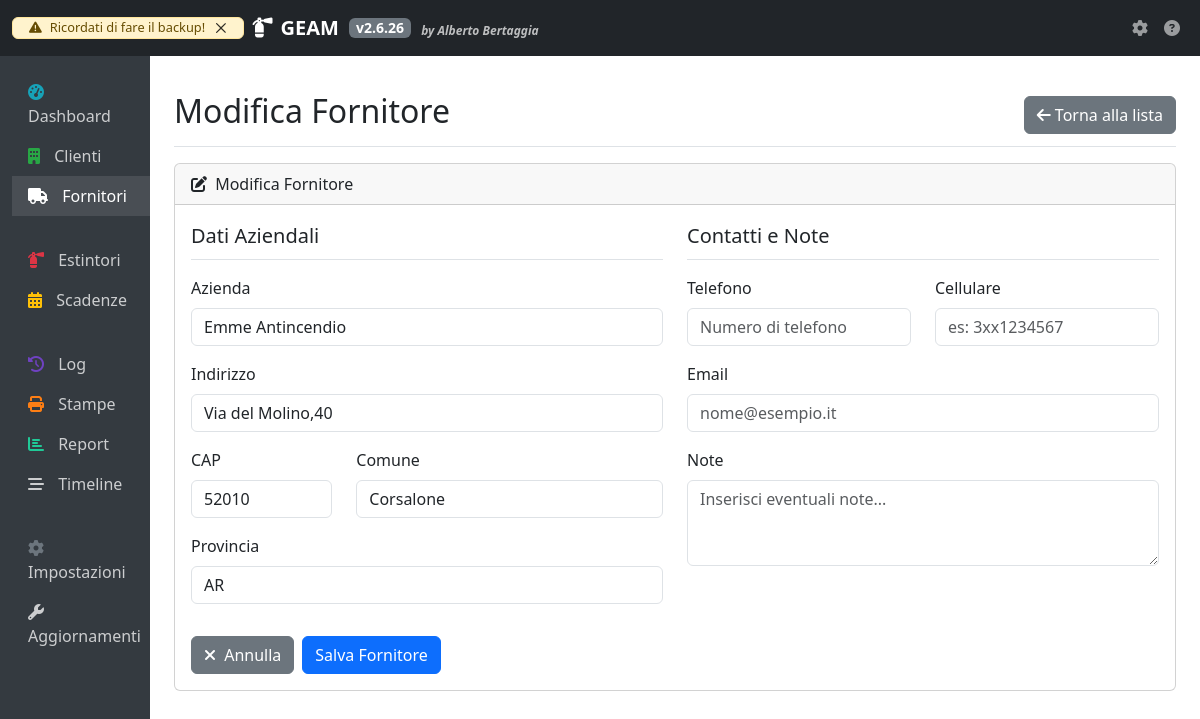
The app's page /fornitori/modifica/1 with its own data.
### app/models/fornitore.py (models this page shows, shortened)
class Fornitore(db.Model):
    __tablename__ = 'fornitori'
    id = db.Column(db.Integer, primary_key=True)
    azienda = db.Column(db.String(100), nullable=False, unique=True)
    indirizzo = db.Column(db.String(150), nullable=False)
    cap = db.Column(db.String(5), nullable=False)
    provincia = db.Column(db.String(2), nullable=False)
    comune = db.Column(db.String(100), nullable=False)
    telefono = db.Column(db.String(20), nullable=True)
    cellulare = db.Column(db.String(15), nullable=True)
    email = db.Column(db.String(120), nullable=True)
    note = db.Column(db.Text, nullable=True)
    created_at = db.Column(db.DateTime, default=datetime.now)
    updated_at = db.Column(db.DateTime, default=datetime.now, onupdate=datetime.now)

### app/views/fornitori.py (the view, shortened to what this page needs)
@fornitori_bp.route('/modifica/<int:id>', methods=['GET', 'POST'])
def modifica(id):
    fornitore = Fornitore.query.get_or_404(id)
    form = FornitoreForm(obj=fornitore)
    form.fornitore_id.data = fornitore.id
    return render_template('fornitori/form.html', form=form, fornitore=fornitore, title='Modifica Fornitore')

### app/version.py (called while the page is built, shortened)
def get_config_path():
    instance_path = current_app.instance_path
    return os.path.join(instance_path, CONFIG_FILE)

def load_config():
    config_path = get_config_path()
    try:
        with open(config_path, 'r') as f:
            return json.load(f)
    except Exception as e:
        current_app.logger.error(f"Errore nel caricamento della configurazione: {str(e)}")
        return {
            "version": {
                "major": 1,
                "minor": 0,
                "patch": 0
            },
            "last_update": datetime.datetime.now().strftime('%Y-%m-%d %H:%M:%S')
        }

def get_version():
    config = load_config()
    version = config.get('version', {"major": 1, "minor": 0, "patch": 0})
    return f"{version['major']}.{version['minor']}.{version['patch']}"

### app/templates/fornitori/form.html (shortened to what this page needs)
{% extends "base.html" %}
{% block page_title %}{{ title }}{% endblock %}
{% block page_actions %}
<a href="{{ url_for('fornitori.index') }}" class="btn btn-secondary">
    <i class="fas fa-arrow-left"></i> Torna alla lista
</a>
{% endblock %}
{% block content %}
<div class="card mb-4">
    <div class="card-header">
        <i class="fas fa-{% if fornitore %}edit{% else %}plus{% endif %} me-1"></i>
        {{ title }}
    </div>
    <div class="card-body">
        <form method="POST" class="needs-validation" novalidate>
            <div class="row mb-3">
                <div class="col-md-6">
                    <fieldset>
                        <legend class="fs-5 border-bottom pb-2 mb-3">Dati Aziendali</legend>
                        <div class="mb-3">
                            {{ form.azienda.label(class="form-label") }}
                            {{ form.azienda(class="form-control" + (" is-invalid" if form.azienda.errors else ""), placeholder="Inserisci il nome dell'azienda", autofocus=true) }}
                        </div>
                        <div class="mb-3">
                            {{ form.indirizzo.label(class="form-label") }}
                            {{ form.indirizzo(class="form-control" + (" is-invalid" if form.indirizzo.errors else ""), placeholder="Inserisci l'indirizzo completo") }}
                        </div>
                        <div class="row mb-3">
                            <div class="col-md-4">
                                {{ form.cap.label(class="form-label") }}
                                {{ form.cap(class="form-control" + (" is-invalid" if form.cap.errors else ""), placeholder="00000") }}
                            </div>
                            <div class="col-md-8">
                                {{ form.comune.label(class="form-label") }}
                                {{ form.comune(class="form-control" + (" is-invalid" if form.comune.errors else ""), placeholder="Inserisci il comune") }}
                            </div>
                        </div>
                        <div class="mb-3">
                            {{ form.provincia.label(class="form-label") }}
                            {{ form.provincia(class="form-control" + (" is-invalid" if form.provincia.errors else ""), placeholder="XX") }}
                        </div>
                    </fieldset>
                </div>
                <div class="col-md-6">
                    <fieldset>
                        <legend class="fs-5 border-bottom pb-2 mb-3">Contatti e Note</legend>
                        <div class="row mb-3">
                            <div class="col-md-6">
                                {{ form.telefono.label(class="form-label") }}
                                {{ form.telefono(class="form-control" + (" is-invalid" if form.telefono.errors else ""), placeholder="Numero di telefono") }}
                            </div>
                            <div class="col-md-6">
                                {{ form.cellulare.label(class="form-label") }}
                                {{ form.cellulare(class="form-control" + (" is-invalid" if form.cellulare.errors else ""), placeholder="es: 3xx1234567") }}
                            </div>
                        </div>
                        <div class="mb-3">
                            {{ form.email.label(class="form-label") }}
                            {{ form.email(class="form-control" + (" is-invalid" if form.email.errors else ""), placeholder="nome@esempio.it", type="email") }}
                        </div>
                        <div class="mb-3">
                            {{ form.note.label(class="form-label") }}
                            {{ form.note(class="form-control" + (" is-invalid" if form.note.errors else ""), rows="3", placeholder="Inserisci eventuali note...") }}
                        </div>
                    </fieldset>
                </div>
            </div>
            <div class="d-flex">
                <a href="{{ url_for('fornitori.index') }}" class="btn btn-secondary me-2">
                    <i class="fas fa-times me-1"></i> Annulla
                </a>
                {{ form.submit(class="btn btn-primary") }}
            </div>
        </form>
    </div>
</div>
{% endblock %}

### records on screen
Fornitore: azienda "Emme Antincendio", indirizzo "Via del Molino,40", cap "52010", comune "Corsalone", provincia "AR"

### other values on screen
{{ version }} "2.6.26"
{{ title }} "Modifica Fornitore"
